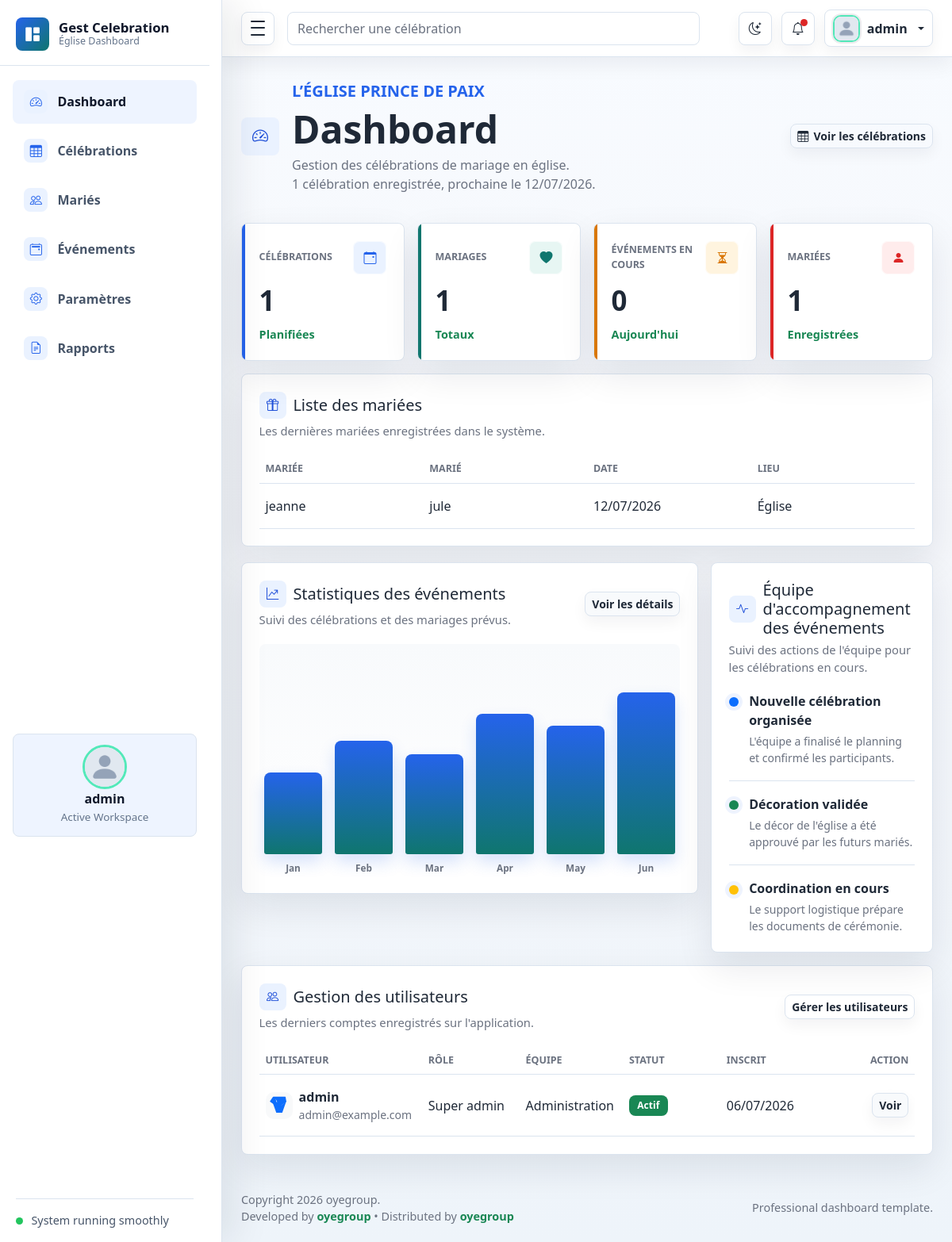
The app's page / (signed in) with its own data.
### ma_celebration_app/models.py (models this page shows, shortened)
class WeddingCelebration(models.Model):
    groom_name = models.CharField(max_length=120)
    bride_name = models.CharField(max_length=120)
    wedding_date = models.DateField()
    ceremony_time = models.TimeField(blank=True, null=True)
    church_name = models.CharField(max_length=150, default='Église')
    priest_name = models.CharField(max_length=120, blank=True)
    notes = models.TextField(blank=True)
    class Meta:
        ordering = ['wedding_date', 'ceremony_time']
        verbose_name = 'Célébration de mariage'
        verbose_name_plural = 'Célébrations de mariage'

### ma_celebration_app/views.py (the view)
# urls.py: 2. Add a URL to urlpatterns:  path('', views.home, name='home')
@login_required
def home(request):
    today = timezone.localdate()
    celebrations_count = WeddingCelebration.objects.count()
    marriages_count = celebrations_count
    ongoing_events_count = WeddingCelebration.objects.filter(wedding_date=today).count()
    brides_count = WeddingCelebration.objects.count()
    next_celebration = WeddingCelebration.objects.filter(wedding_date__gte=today).order_by('wedding_date').first()
    recent_brides = WeddingCelebration.objects.order_by('-wedding_date')[:5]
    User = get_user_model()
    recent_users = User.objects.order_by('-date_joined')[:5]
    return render(request, 'ma_celebration_app/home.html', {
        'celebrations_count': celebrations_count,
        'marriages_count': marriages_count,
        'ongoing_events_count': ongoing_events_count,
        'brides_count': brides_count,
        'next_celebration': next_celebration,
        'recent_brides': recent_brides,
        'recent_users': recent_users,
    })

### ma_celebration_app/templates/ma_celebration_app/home.html (shortened to what this page needs)
{% load static %}
<!DOCTYPE html>
<html lang="en">
<head>
  <link rel="stylesheet" href="{% static 'assets/css/bootstrap.min.css' %}">
  <link rel="stylesheet" href="{% static 'assets/vendors/bootstrap-icons/bootstrap-icons.css' %}">
  <link rel="stylesheet" href="{% static 'assets/css/style.css' %}">
</head>
<body>
  <div class="admin-shell">
    <aside class="admin-sidebar" id="adminSidebar" aria-label="Main navigation">
      <div class="sidebar-header">
        <a class="brand-mark" href="{% url 'home' %}" aria-label="Gest Celebration dashboard">
          <span class="brand-icon"><i class="bi bi-grid-1x2-fill" aria-hidden="true"></i></span>
          <span class="brand-copy">
            <span class="brand-title">Gest Celebration</span>
            <span class="brand-subtitle">Église Dashboard</span>
          </span>
        </a>
      </div>
      <nav class="sidebar-nav">
        <a class="nav-link active" href="{% url 'home' %}" aria-current="page">
          <span class="nav-icon"><i class="bi bi-speedometer2" aria-hidden="true"></i></span>
          <span class="nav-text">Dashboard</span>
        </a>
        <a class="nav-link" href="{% url 'celebrations_list' %}">
          <span class="nav-icon"><i class="bi bi-table" aria-hidden="true"></i></span>
          <span class="nav-text">Célébrations</span>
        </a>
        <a class="nav-link" href="#">
          <span class="nav-icon"><i class="bi bi-people" aria-hidden="true"></i></span>
          <span class="nav-text">Mariés</span>
        </a>
        <a class="nav-link" href="#">
          <span class="nav-icon"><i class="bi bi-calendar2-event" aria-hidden="true"></i></span>
          <span class="nav-text">Événements</span>
        </a>
        <a class="nav-link" href="#">
          <span class="nav-icon"><i class="bi bi-gear" aria-hidden="true"></i></span>
          <span class="nav-text">Paramètres</span>
        </a>
        <a class="nav-link" href="{% url 'reports' %}">
          <span class="nav-icon"><i class="bi bi-file-earmark-text" aria-hidden="true"></i></span>
          <span class="nav-text">Rapports</span>
        </a>
      </nav>
      <div class="sidebar-user">
        <img class="avatar-img avatar-md sidebar-user-avatar" src="{% static 'assets/images/brand/logo/logo.jpg' %}" alt="{{ user.username }}">
        <strong>{{ user.username }}</strong>
        <small>Active Workspace</small>
      </div>
      <div class="sidebar-footer">
        <span class="status-dot"></span>
        <span class="sidebar-footer-text">System running smoothly</span>
      </div>
    </aside>
    <div class="admin-main">
      <nav class="navbar admin-navbar navbar-expand bg-white">
        <div class="container-fluid px-3 px-lg-4">
          <button class="sidebar-toggle" type="button" data-sidebar-toggle aria-controls="adminSidebar" aria-expanded="true" aria-label="Toggle sidebar">
            <span></span>
            <span></span>
            <span></span>
          </button>
          <form class="d-none d-md-flex ms-3 flex-grow-1" role="search">
            <input class="form-control search-input" type="search" placeholder="Rechercher une célébration" aria-label="Search">
          </form>
          <div class="navbar-actions ms-auto">
            <button class="icon-button theme-toggle" type="button" data-theme-toggle aria-label="Switch color theme" title="Switch color theme">
              <i class="bi bi-moon-stars" data-theme-icon aria-hidden="true"></i>
            </button>
            <div class="dropdown">
              <button class="icon-button" type="button" data-bs-toggle="dropdown" aria-expanded="false" aria-label="Notifications">
                <span class="notification-dot"></span>
                <i class="bi bi-bell" aria-hidden="true"></i>
              </button>
            </div>
            <div class="dropdown">
              <button class="profile-button dropdown-toggle" type="button" data-bs-toggle="dropdown" aria-expanded="false">
                <img class="avatar-img avatar-sm" src="{% static 'assets/images/brand/logo/logo.jpg' %}" alt="{% if user.is_authenticated %}{{ user.username }}{% else %}Invité{% endif %}">
                <span class="profile-name d-none d-sm-inline">{% if user.is_authenticated %}{{ user.username }}{% else %}Invité{% endif %}</span>
              </button>
            </div>
          </div>
        </div>
      </nav>
      <main class="dashboard-content">
        <div class="container-fluid px-3 px-lg-4 py-4">
          <div class="page-heading">
            <div class="page-heading-copy">
              <span class="page-icon"><i class="bi bi-speedometer2" aria-hidden="true"></i></span>
              <div>
                <p class="eyebrow mb-1 fs-5">L’église prince de paix</p>
                <h1 class="display-5 mb-1">Dashboard</h1>
                <p class="text-muted mb-0">Gestion des célébrations de mariage en église.</p>
                <p class="text-muted mb-0">{{ celebrations_count }} célébration enregistrée{% if next_celebration %}, prochaine le {{ next_celebration.wedding_date|date:'d/m/Y' }}{% endif %}.</p>
              </div>
            </div>
            <div class="heading-actions"><a class="btn btn-outline-secondary btn-sm" href="{% url 'celebrations_list' %}"><i class="bi bi-table" aria-hidden="true"></i> Voir les célébrations</a></div>
          </div>
          <section class="row g-3 mt-1" aria-label="Dashboard metrics">
            <div class="col-12 col-sm-6 col-xl-3">
              <article class="metric-card metric-primary">
                <div class="metric-top">
                  <span class="metric-label">Célébrations</span>
                  <span class="metric-icon"><i class="bi bi-calendar-event" aria-hidden="true"></i></span>
                </div>
                <div class="metric-value">{{ celebrations_count }}</div>
                <div class="metric-meta">
                  <span class="text-success">Planifiées</span>
                </div>
              </article>
            </div>
            <div class="col-12 col-sm-6 col-xl-3">
              <article class="metric-card metric-success">
                <div class="metric-top">
                  <span class="metric-label">Mariages</span>
                  <span class="metric-icon"><i class="bi bi-heart-fill" aria-hidden="true"></i></span>
                </div>
                <div class="metric-value">{{ marriages_count }}</div>
                <div class="metric-meta">
                  <span class="text-success">Totaux</span>
                </div>
              </article>
            </div>
            <div class="col-12 col-sm-6 col-xl-3">
              <article class="metric-card metric-warning">
                <div class="metric-top">
                  <span class="metric-label">Événements en cours</span>
                  <span class="metric-icon"><i class="bi bi-hourglass-split" aria-hidden="true"></i></span>
                </div>
                <div class="metric-value">{{ ongoing_events_count }}</div>
                <div class="metric-meta">
                  <span class="text-success">Aujourd'hui</span>
                </div>
              </article>
            </div>
            <div class="col-12 col-sm-6 col-xl-3">
              <article class="metric-card metric-danger">
                <div class="metric-top">
                  <span class="metric-label">Mariées</span>
                  <span class="metric-icon"><i class="bi bi-person-fill" aria-hidden="true"></i></span>
                </div>
                <div class="metric-value">{{ brides_count }}</div>
                <div class="metric-meta">
                  <span class="text-success">Enregistrées</span>
                </div>
              </article>
            </div>
          </section>
          <section class="panel mt-3">
            <div class="panel-header">
              <div>
                <h2 class="h5 mb-1 section-title"><i class="bi bi-gift" aria-hidden="true"></i><span>Liste des mariées</span></h2>
                <p class="text-muted mb-0">Les dernières mariées enregistrées dans le système.</p>
              </div>
            </div>
            <div class="table-responsive">
              <table class="table align-middle mb-0">
                <thead>
                  <tr>
                    <th scope="col">Mariée</th>
                    <th scope="col">Marié</th>
                    <th scope="col">Date</th>
                    <th scope="col">Lieu</th>
                  </tr>
                </thead>
                <tbody>
                  {% for celebration in recent_brides %}
                    <tr>
                      <td>{{ celebration.bride_name }}</td>
                      <td>{{ celebration.groom_name }}</td>
                      <td>{{ celebration.wedding_date|date:'d/m/Y' }}</td>
                      <td>{{ celebration.church_name }}</td>
                    </tr>
                  {% empty %}
                    <tr>
                      <td colspan="4" class="text-center">Aucune mariée enregistrée pour le moment.</td>
                    </tr>
                  {% endfor %}
                </tbody>
              </table>
            </div>
          </section>
          <section class="row g-3 mt-1">
            <div class="col-12 col-xl-8">
              <div class="panel">
                <div class="panel-header">
                  <div>
                    <h2 class="h5 mb-1 section-title"><i class="bi bi-graph-up-arrow" aria-hidden="true"></i><span>Statistiques des événements</span></h2>
                    <p class="text-muted mb-0">Suivi des célébrations et des mariages prévus.</p>
                  </div>
                  <a class="btn btn-light btn-sm" href="#">Voir les détails</a>
                </div>
                <div class="chart-bars" aria-label="Sales performance chart">
                  <div class="chart-column bar-42"><span></span><small>Jan</small></div>
                  <div class="chart-column bar-58"><span></span><small>Feb</small></div>
                  <div class="chart-column bar-51"><span></span><small>Mar</small></div>
                  <div class="chart-column bar-72"><span></span><small>Apr</small></div>
                  <div class="chart-column bar-66"><span></span><small>May</small></div>
                  <div class="chart-column bar-83"><span></span><small>Jun</small></div>
                </div>
              </div>
            </div>
            <div class="col-12 col-xl-4">
              <div class="panel h-100">
                <div class="panel-header">
                  <div>
                    <h2 class="h5 mb-1 section-title"><i class="bi bi-activity" aria-hidden="true"></i><span>Équipe d'accompagnement des événements</span></h2>
                    <p class="text-muted mb-0">Suivi des actions de l'équipe pour les célébrations en cours.</p>
                  </div>
                </div>
                <div class="activity-list">
                  <div class="activity-item"><span class="activity-dot bg-primary"></span><div><p class="mb-1 fw-semibold">Nouvelle célébration organisée</p><p class="text-muted small mb-0">L'équipe a finalisé le planning et confirmé les participants.</p></div></div>
                  <div class="activity-item"><span class="activity-dot bg-success"></span><div><p class="mb-1 fw-semibold">Décoration validée</p><p class="text-muted small mb-0">Le décor de l'église a été approuvé par les futurs mariés.</p></div></div>
                  <div class="activity-item"><span class="activity-dot bg-warning"></span><div><p class="mb-1 fw-semibold">Coordination en cours</p><p class="text-muted small mb-0">Le support logistique prépare les documents de cérémonie.</p></div></div>
                </div>
              </div>
            </div>
          </section>
          <section class="panel mt-3">
            <div class="panel-header">
              <div>
                <h2 class="h5 mb-1 section-title"><i class="bi bi-people" aria-hidden="true"></i><span>Gestion des utilisateurs</span></h2>
                <p class="text-muted mb-0">Les derniers comptes enregistrés sur l'application.</p>
              </div>
              <a class="btn btn-outline-secondary btn-sm" href="{% url 'admin:index' %}">Gérer les utilisateurs</a>
            </div>
            <div class="table-responsive">
              <table class="table align-middle mb-0">
                <thead><tr><th scope="col">Utilisateur</th><th scope="col">Rôle</th><th scope="col">Équipe</th><th scope="col">Statut</th><th scope="col">Inscrit</th><th scope="col" class="text-end">Action</th></tr></thead>
                <tbody>
                  {% for app_user in recent_users %}
                    <tr>
                      <td>
                        <div class="d-flex align-items-center gap-2">
                          <span class="avatar-img avatar-sm d-inline-flex align-items-center justify-content-center bg-light text-primary">
                          </span>
                          <div>
                            <p class="fw-semibold mb-0">{{ app_user.username }}</p>
                            <p class="text-muted small mb-0">{{ app_user.email }}</p>
                          </div>
                        </div>
                      </td>
                      <td>{% if app_user.is_superuser %}Super admin{% elif app_user.is_staff %}Staff{% else %}Utilisateur{% endif %}</td>
                      <td>{% if app_user.is_superuser %}Administration{% elif app_user.is_staff %}Support{% else %}Client{% endif %}</td>
                      <td>
                        {% if app_user.is_active %}
                          <span class="badge text-bg-success">Actif</span>
                        {% else %}
                          <span class="badge text-bg-secondary">Inactif</span>
                        {% endif %}
                      </td>
                      <td>{{ app_user.date_joined|date:'d/m/Y' }}</td>
                      <td class="text-end"><a class="btn btn-light btn-sm" href="#">Voir</a></td>
                    </tr>
                  {% empty %}
                    <tr>
                      <td colspan="6" class="text-center">Aucun utilisateur enregistré.</td>
                    </tr>
                  {% endfor %}
                </tbody>
              </table>
            </div>
          </section>
        </div>
      </main>
      <footer class="admin-footer">
        <div class="container-fluid px-3 px-lg-4">
          <span>Copyright 2026 oyegroup. <br> Developed by <a target="_blank" class="fw-bold text-success" href="#">oyegroup</a> • Distributed by <a target="_blank" class="fw-bold text-success" href="#">oyegroup</a> </span>
          <span>Professional dashboard template.</span>
        </div>
      </footer>
    </div>
  </div>
</body>
</html>

### records on screen
WeddingCelebration: wedding_date "12/07/2026", bride_name "jeanne", groom_name "jule", church_name "Église"

### other values on screen
{{ celebrations_count }} "1"
{{ marriages_count }} "1"
{{ ongoing_events_count }} "0"
{{ brides_count }} "1"
{{ app_user.username }} "admin"
{{ app_user.email }} "admin@example.com"
{{ app_user.date_joined|date:'d/m/Y' }} "06/07/2026"
